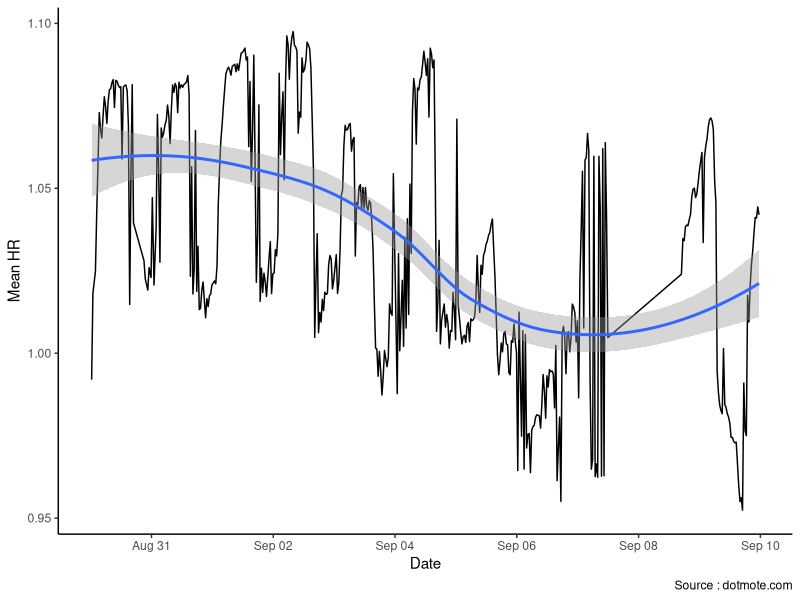
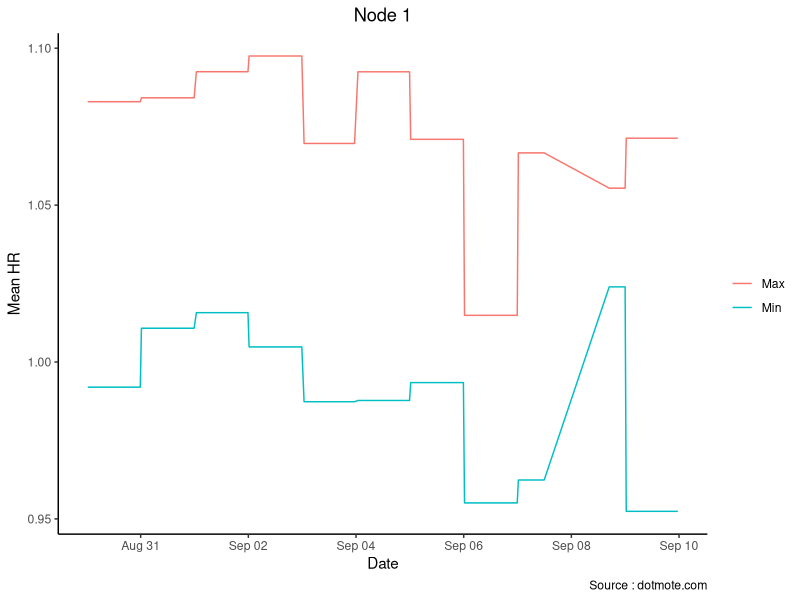
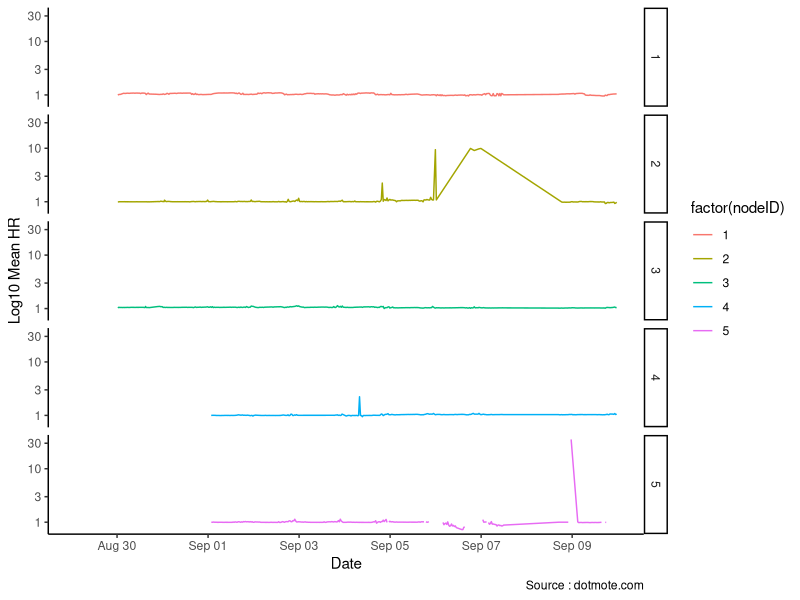
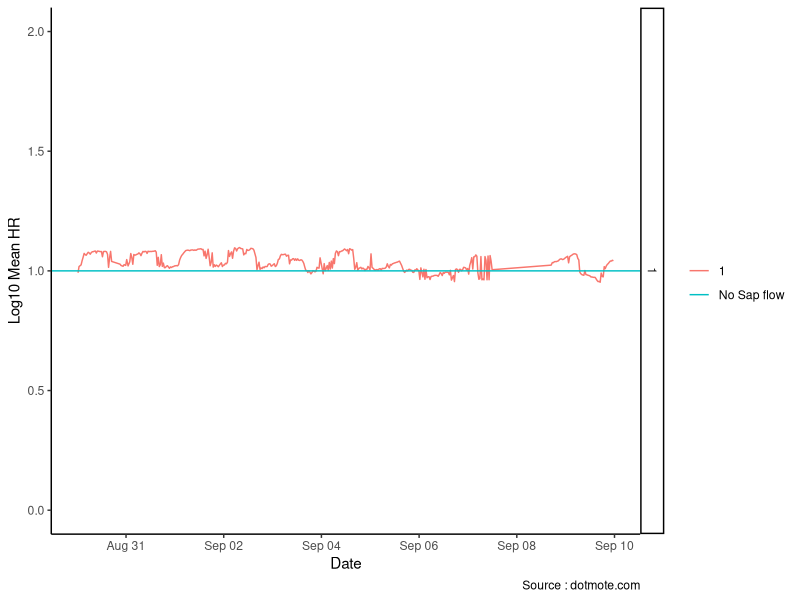
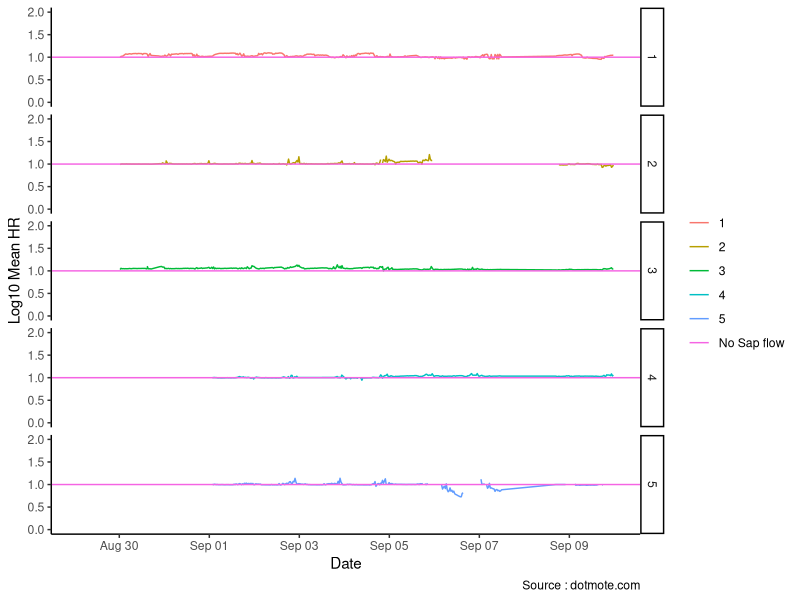
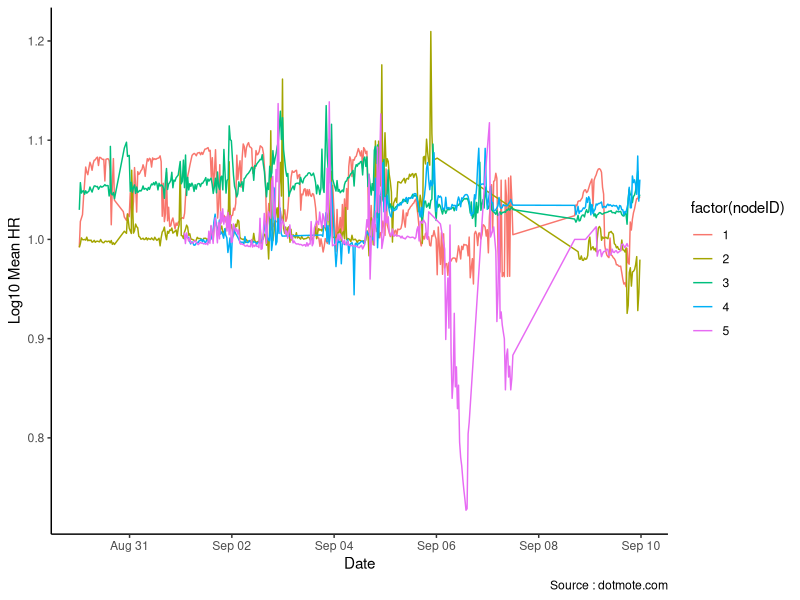

Write R code to recreate these figures, in order.
## ---- chunk 1
knitr::opts_chunk$set(echo = TRUE)
library(tidyverse)
## ---- chunk 2
#plot summary 1
pdf_summary_1 <-  read_csv('1_summary.csv')
#convert the unix timestamp
pdf_summary_1$date <-  as.POSIXct(pdf_summary_1$unix_timestamp, origin="1970-01-01")
pdf_summary_1$ymd <- as.Date(pdf_summary_1$date, "%Y-%m-%d")
str(pdf_summary_1)
## ---- chunk 3
pdf_summary_1 %>% ggplot(aes(date,meanhr)) + geom_line() + geom_smooth(method = "loess", se = TRUE) + theme_classic() + labs(x="Date",y="Mean HR", caption="Source : dotmote.com")
## ---- chunk 4
pdf_summary_1 %>% group_by(ymd) %>% mutate(maxhr=max(meanhr),minhr=min(meanhr)) %>% ggplot() + geom_line(aes(date,maxhr,color='Max')) + geom_line(aes(date,minhr,color='Min')) + theme_classic() + theme(plot.title = element_text(hjust = 0.5)) +  labs(x="Date",y="Mean HR", caption="Source : dotmote.com",colour = "",title="Node 1") 
## ---- chunk 5
pdf_summary_2 <-  read_csv('2_summary.csv')
#convert the unix timestamp
pdf_summary_2$date <-  as.POSIXct(pdf_summary_2$unix_timestamp, origin="1970-01-01")
pdf_summary_2$ymd <- as.Date(pdf_summary_2$date, "%Y-%m-%d")
pdf_summary_3 <-  read_csv('3_summary.csv')
#convert the unix timestamp
pdf_summary_3$date <-  as.POSIXct(pdf_summary_3$unix_timestamp, origin="1970-01-01")
pdf_summary_3$ymd <- as.Date(pdf_summary_3$date, "%Y-%m-%d")
pdf_summary_4 <-  read_csv('4_summary.csv')
#convert the unix timestamp
pdf_summary_4$date <-  as.POSIXct(pdf_summary_4$unix_timestamp, origin="1970-01-01")
pdf_summary_4$ymd <- as.Date(pdf_summary_4$date, "%Y-%m-%d")
pdf_summary_5 <-  read_csv('5_summary.csv')
#convert the unix timestamp
pdf_summary_5$date <-  as.POSIXct(pdf_summary_5$unix_timestamp, origin="1970-01-01")
pdf_summary_5$ymd <- as.Date(pdf_summary_5$date, "%Y-%m-%d")
## ---- chunk 6
pdf_nodes <- rbind(pdf_summary_1,pdf_summary_2,pdf_summary_3,pdf_summary_4,pdf_summary_5)
pdf_nodes  %>% ggplot(aes(date,meanhr,color=factor(nodeID))) + geom_line()  + theme_classic() + facet_grid(nodeID~.) + labs(x="Date",y="Log10 Mean HR", caption="Source : dotmote.com") + scale_y_log10()
## ---- chunk 7
pdf_nodes <- rbind(pdf_summary_1,pdf_summary_2,pdf_summary_3,pdf_summary_4,pdf_summary_5)
pdf_nodes  %>% filter(nodeID==1) %>% ggplot(aes(date,meanhr,color=factor(nodeID))) + geom_line()  + theme_classic() + facet_grid(nodeID~.) + labs(x="Date",y="Log10 Mean HR", caption="Source : dotmote.com",colour="") +  geom_hline(aes(yintercept=1,color="No Sap flow")) +
  scale_y_continuous(limits = c(0, 2))
## ---- chunk 8
pdf_nodes <- rbind(pdf_summary_1,pdf_summary_2,pdf_summary_3,pdf_summary_4,pdf_summary_5)
pdf_nodes  %>% ggplot(aes(date,meanhr,color=factor(nodeID))) + geom_line()  + theme_classic() + facet_grid(nodeID~.) + labs(x="Date",y="Log10 Mean HR", caption="Source : dotmote.com",colour="") +  geom_hline(aes(yintercept=1,color="No Sap flow")) +
  scale_y_continuous(limits = c(0, 2))
## ---- chunk 9
pdf_nodes <- rbind(pdf_summary_1,pdf_summary_2,pdf_summary_3,pdf_summary_4,pdf_summary_5)
pdf_nodes  %>% filter(meanhr <2) %>% ggplot(aes(date,meanhr,color=factor(nodeID))) + geom_line()  + theme_classic() + labs(x="Date",y="Log10 Mean HR", caption="Source : dotmote.com") 
